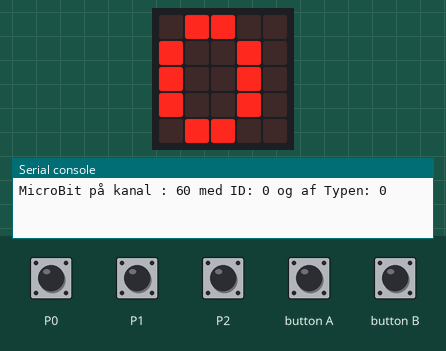
Bench run of a program on a simulated BBC micro:bit running MicroPython. Shown: the board's 5×5 LED display, the last lines printed to the serial console. The test bench sets the inputs (shaded band). No radio messages arrive unless stated (any console line starting 'radio sent:' is added by the test bench).

Above: at 3.7 s.
6.3 s: button A pressed for 0.15 s
At 6.43 s:
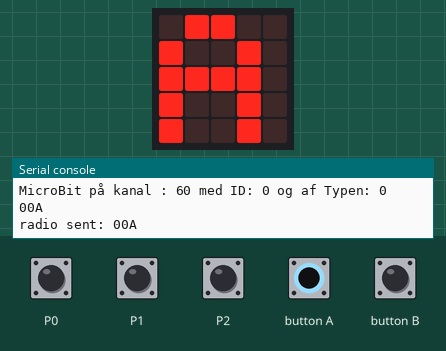
8.0 s: button B pressed for 0.15 s
At 8.15 s:
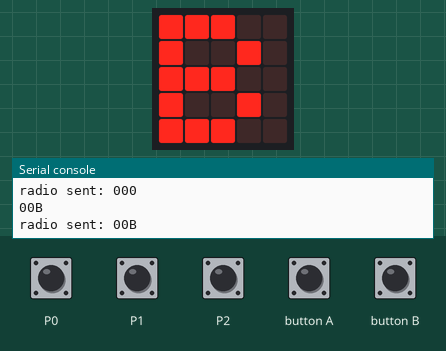
9.7 s: touch pin P0 pressed for 0.15 s
At 9.81 s:
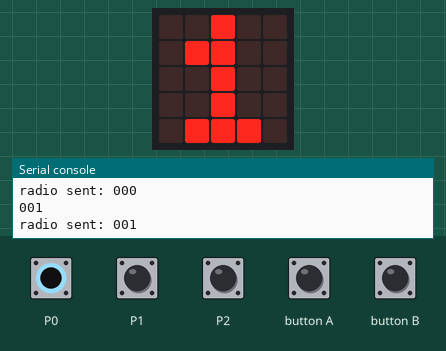
11.4 s: touch pin P1 pressed for 0.15 s
At 11.53 s:
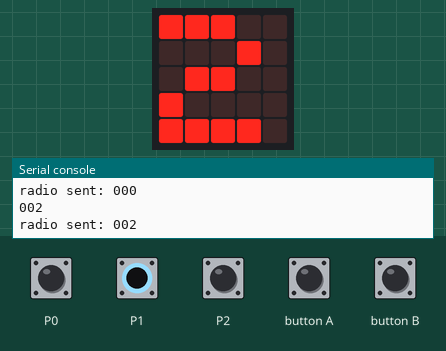
13.1 s: touch pin P2 pressed for 0.15 s
At 13.24 s:
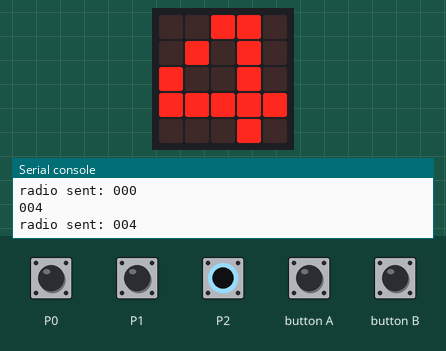
Timing chart, 0 to 15.8 s (numbered marks = the images above; inputs shaded):
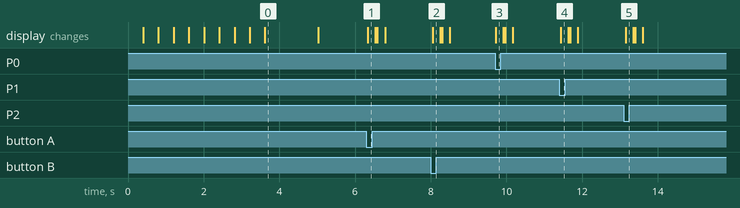

The program:

MBType-0.py
```python
# MBType-0.py - Gem i main.py på Micro:Bit når den skal køre selvstændigt og kombineres med et program på PC/PI/MAC
#             - Husk at det skal være med lille m i main.py ellers duer det ikke!
#             - Bruges eksempelvis i Spor 2 Case 3 med et quiz eksempel.
#
# Version 1.3 - 23 aug 2021 - Udgave til frigivelse/spredning i efteråret 2021. Ændret navngivning og lidt ekstra kommentarer.
# Version 1.2 - 20 jul 2021 - Tilføjet vale = tegn for deaktiveret tast som værdi efterfulgt af "0" for at kunne differentiere.
# Version 1.1 - 26 apr 2021 - Tilføjet initiel udskrift af radio kanal aht identifikation ved opstart.
# Version 1.0 - 18 jan 2021 - Udgave brugt ved test i 1x SSG vinter 2020/2021. LYD-KIT Region MidtJylland
#
# Type 0:
# Program der løbende checker om knap a eller b, samt pin 0,1 og 2 på MB er ativeret
# Er det tilfældet sendes tegnene: "A","B","1","2" eller "4" på USB og Radio, sammen
# med MB id og Type identifikation for at gøre det til et unikt event med flere MB i opstilling.
# Har en eller flere af 'knapperne' været aktiveret og ingen længere er aktive så sendes et "0"
#
# Modtages noget på radio sendes det videre på USB.
# Derved kan man sætte een MB til PC/MAC/PI og have flere andre der sender på radio og få
# input events fra alle overført til PC/MAC/PI
#
from microbit import *
import radio
#
# Konstanter til at identificere MB, som I skal rette til jeres opstilling
#
MB_TYPE = "0"     # identificerer denne MB som een type 0 (knapper)... SKAL ikke ændres
MB_ID   = "0"     # nummer på MB når i bruger flere af dem i ex en Quiz opstilling for at kunne skelne dem ad
CH      = 60      # Den radio kanal I benytter til jeres opstilling/produkt (0-83)

#
# Variabler til at holde styr på input og sidste ditto så kun ny/ændrede knap tryk sendes.
key        = "0"
last_key   = "0"

#
# Tænde for radio med fuld sende styrke men på specifik kanal som benyttes i opstillingen
#
radio.config(channel=CH)     # samme kanal i alle MB's i samme opstilling. Brug nummer som gruppe har fået tildelt
radio.on()
#
# For at identificere MB på USB (hvis den er tilsluttet via USB) samt kokalt på MB display
#
print("MicroBit på kanal : "+str(CH)+" med ID: "+MB_ID+" og af Typen: "+MB_TYPE)
display.show("K:"+str(CH)+"I:"+MB_ID+"T:"+MB_TYPE)
sleep(1000)
display.clear()
#
# Hoved program der løbende checker om knap a eller b, samt pin 0,1 og 2 på MB er ativeret og om noget
# er modtaget på radio.
#
while True:                        # Forever - genererer events på radio og USB

    if button_a.is_pressed():
        key="A"
    elif button_b.is_pressed():
        key="B"
    elif pin0.is_touched():
        key="1"
    elif pin1.is_touched():
        key="2"
    elif pin2.is_touched():
        key="4"
    else: key = "0"

    if key != last_key:            # sender kun een gang hvis samme knap/PIN er aktiveret gentagne gange i loop
        event = MB_ID+MB_TYPE+key  # unik event med MB ident,type og key der er aktiveret
        print(event)               # Send streng på USB   - OK selvom MB ikke er tilsluttet via USB
        radio.send(event)          # Send streng på radio - OK selvom MB er tilslutet via USB
        display.show(key)          # Local feedback på Micro:Bit display viser key
        sleep(200)
        display.clear()
        last_key=key
    #
    # Hvis der modtages noget på radio sendes det ufilteret/uændret videre på USB.
    #
    r = radio.receive()
    if r :
        print(r)

    sleep(50)
```

Measured:
- after the input at 6.3 s, the display: changes at once (image 1)
- after the input at 8.0 s, the display: changes after 0.05 s (image 2)
- after the input at 9.7 s, the display: changes at once (image 3)
- after the input at 11.4 s, the display: changes at once (image 4)
- after the input at 13.1 s, the display: changes after 0.05 s (image 5)
- what the display in image 0 shows lasts 1.4 s, from 3.6 s to 5.0 s
